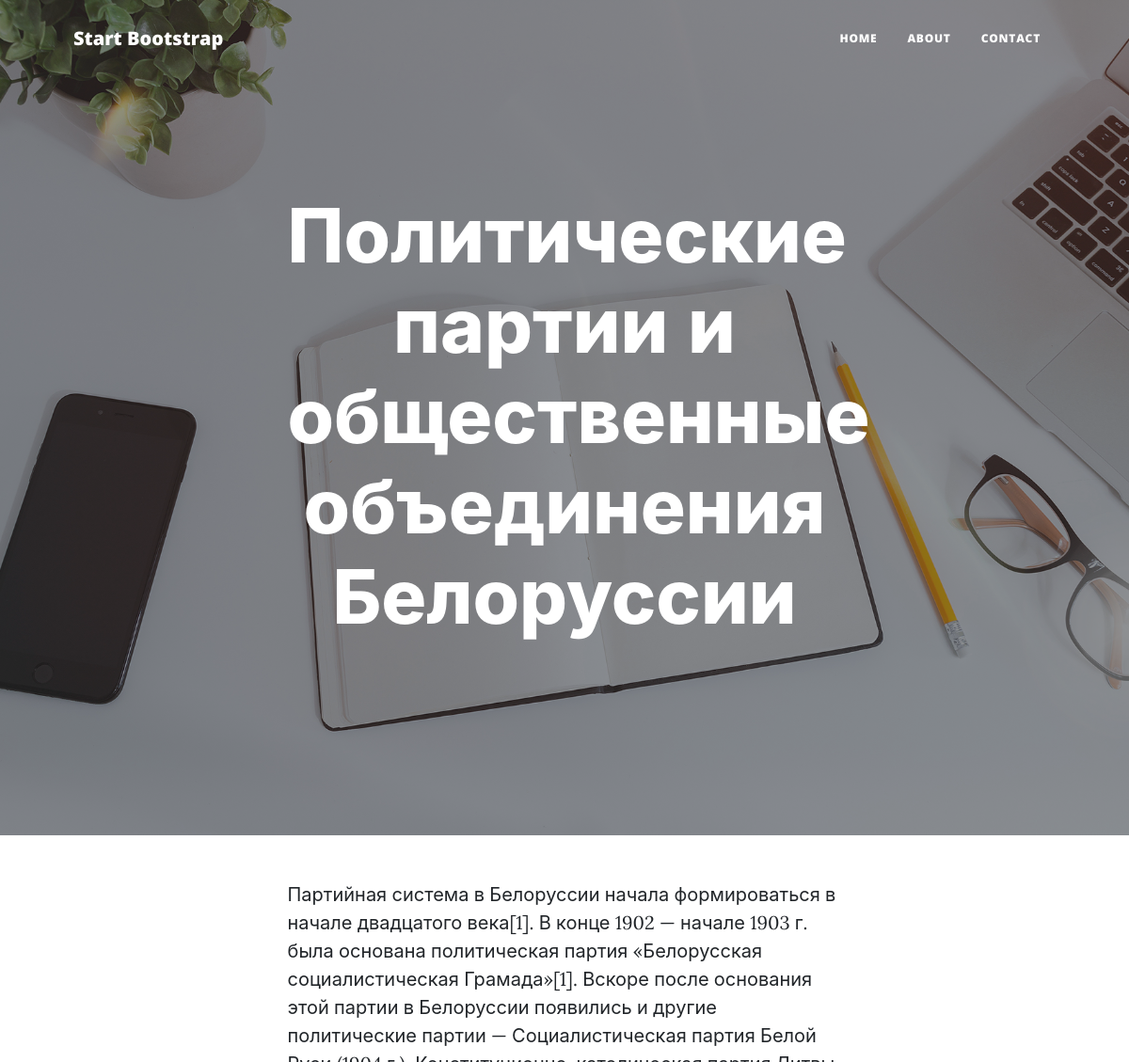
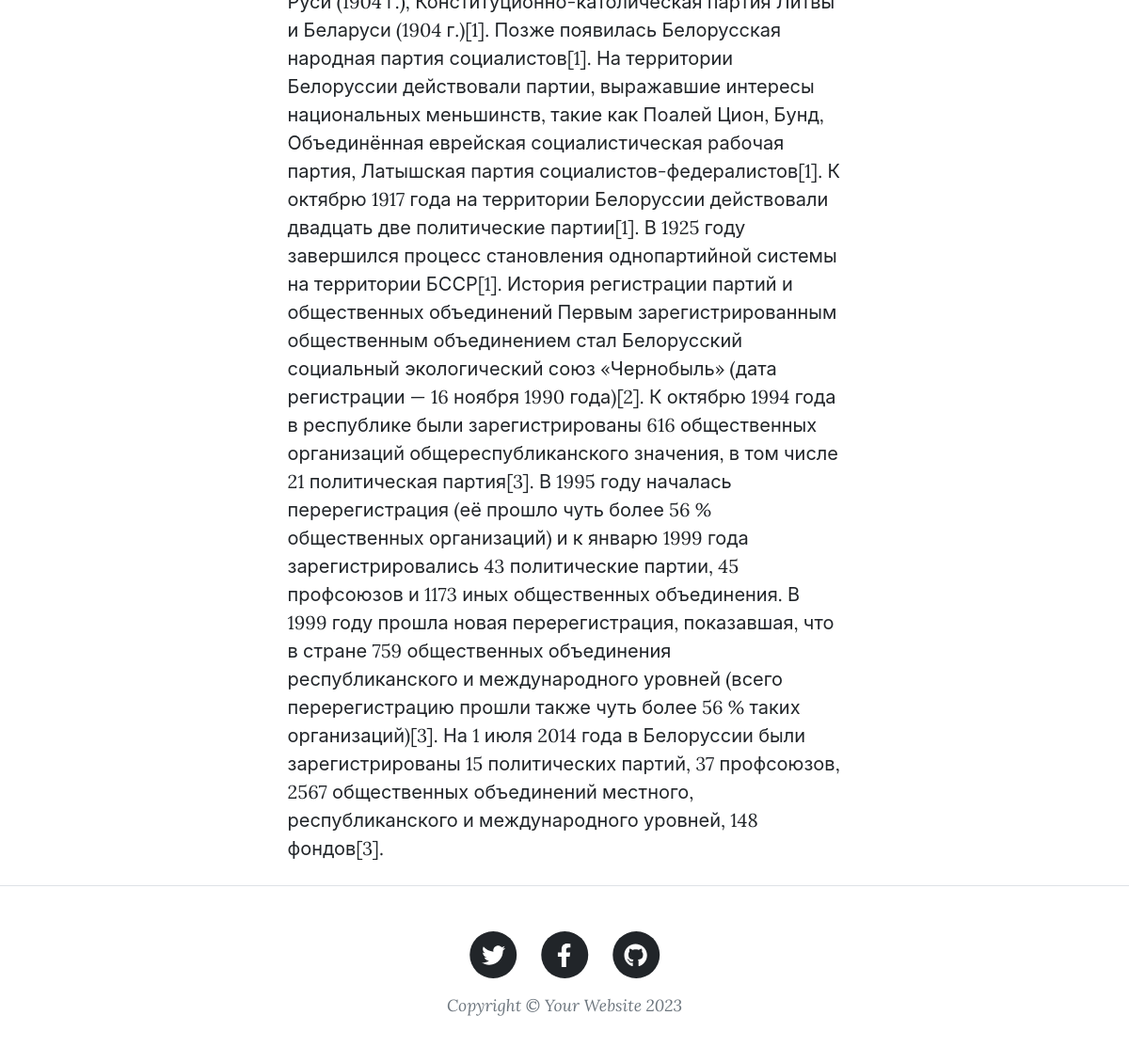
The page /politicheskie-partii-i-obshestvennye-obedineniya-b/ on the database its author committed (2 pictures, top to bottom).
### blog/models.py (models this page shows, shortened)
class Post(models.Model):
    title = models.CharField(
        max_length=128,
        verbose_name='заголовок'
    )
    descr = models.TextField(verbose_name='описание')
    is_published = models.BooleanField(
        default=True,
        verbose_name='публикация'
    )
    date_created = models.DateTimeField(
        default=now,
        verbose_name='дата создания'
    )
    slug = models.SlugField(
        verbose_name='URL',
        unique=True
    )
    category = models.ForeignKey(
        Category,
        on_delete=models.DO_NOTHING,
        verbose_name='категория'
    )
    author = models.ForeignKey(
        User,
        on_delete=models.CASCADE,
        verbose_name='автор'
    )
    image = models.ImageField(
        upload_to='post',
        verbose_name='картинка',
        null=True,
        blank=True
    )
    class Meta:
        db_table = 'blog_posts'
        verbose_name = 'пост'
        verbose_name_plural = 'посты'
        ordering = ['date_created']

### blog/views.py (the view)
# urls.py: path('<slug:post_slug>/', PostDetailView.as_view(), name='blog_post')
class PostDetailView(BaseMixin, DetailView):
    template_name = 'blog/post.html'
    context_object_name = 'post'
    slug_url_kwarg = 'post_slug'
    model = Post
    def get_context_data(self, **kwargs):
        context = super().get_context_data()
        context.update(self.context)
        return context

### blog/templates/blog/post.html (shortened to what this page needs)
{% extends "blog/base.html" %}
{% load static %}
{% block image %}
    {% if post.image %}
        style="background-image: url('{{ post.image.url }}')"
    {% else %}
        style="background-image: url('{% static 'assets/img/home-bg.jpg' %}')"
    {% endif %}
{% endblock %}
{% block heading %}
<h1>{{ post.title }}</h1>
{% endblock %}
{% block main %}
    <article class="mb-4">
        <div class="container px-4 px-lg-5">
            <div class="row gx-4 gx-lg-5 justify-content-center">
                <div class="col-md-10 col-lg-8 col-xl-7">
                    {{ post.descr }}
                </div>
            </div>
        </div>
    </article>
{% endblock %}

### rows shown on the page
Post: title "Политические партии и общественные объединения Белоруссии", descr "Партийная система в Белоруссии начала формироваться в начале двадцатого века[1]. В конце 1902 — начале 1903 г. была основана политическая партия «Белорусская социалистическая Грамада»[1]. Вскоре после основания этой партии в Белоруссии появились и другие политические партии — Социалистическая партия Белой Руси (1904 г.), Конституционно-католическая партия Литвы и Беларуси (1904 г.)[1]. Позже появилась Белорусская народная партия социалистов[1]. На территории Белоруссии действовали партии, выражавшие интересы национальных меньшинств, такие как Поалей Цион, Бунд, Объединённая еврейская социалистическая рабочая партия, Латышская партия социалистов-федералистов[1]. К октябрю 1917 года на…"
